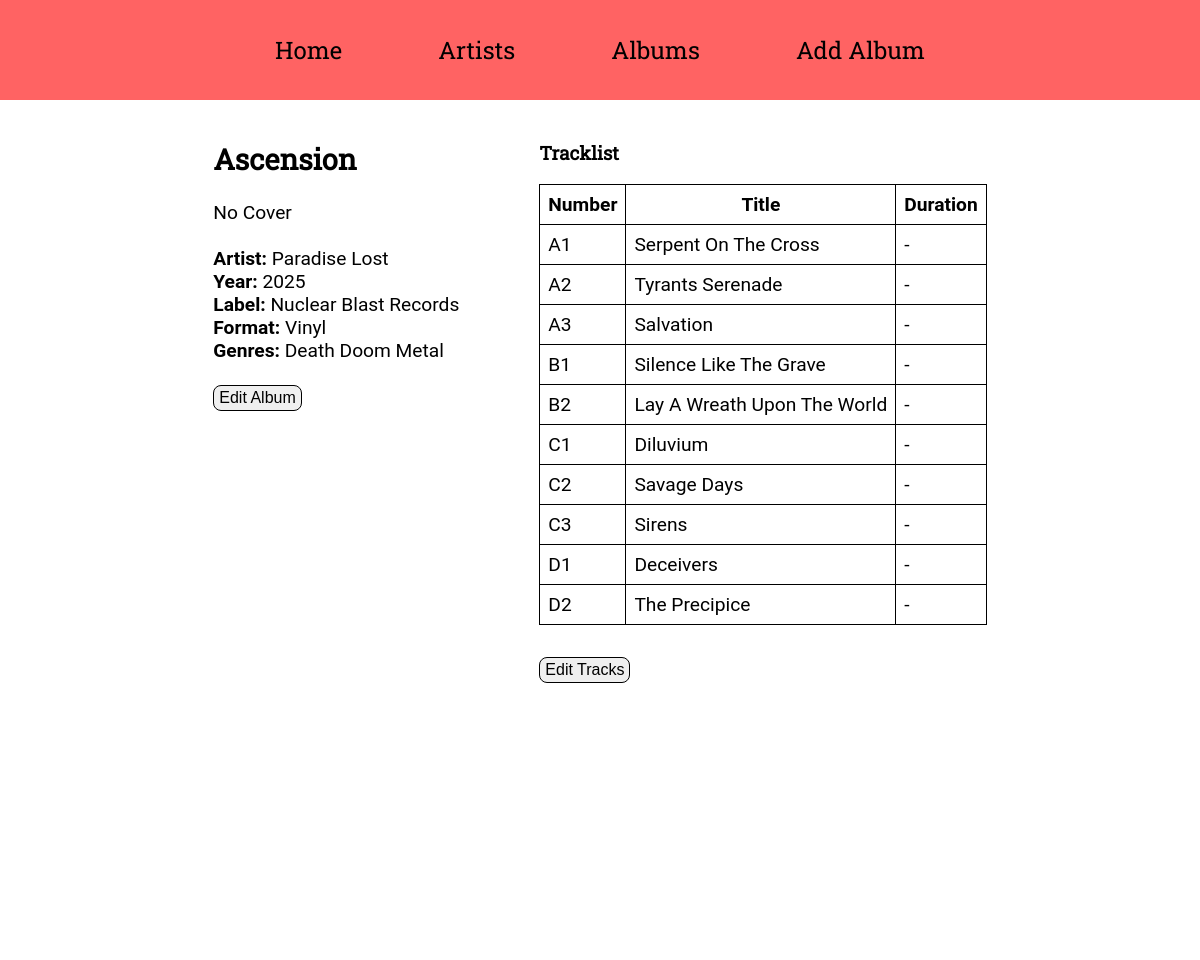
Screenshot of /album_details/2 with the database file from the repository.
### app/models.py (models this page shows)
class Album(db.Model):
    __tablename__ = "album"
    id: so.Mapped[int] = so.mapped_column(primary_key=True)
    discogs_id: so.Mapped[Optional[int]] = so.mapped_column(sa.Integer, unique=True)
    title: so.Mapped[str] = so.mapped_column(sa.String(64), index=True)
    year: so.Mapped[Optional[int]] = so.mapped_column(sa.SmallInteger)
    format: so.Mapped[AlbumFormat] = so.mapped_column(
        sa.Enum(AlbumFormat, name="album_format")
    )
    label: so.Mapped[Optional[str]] = so.mapped_column(sa.String(64))
    cover_path: so.Mapped[Optional[str]] = so.mapped_column(sa.String(128))
    notes: so.Mapped[Optional[str]] = so.mapped_column(sa.String(256))
    artist_id: so.Mapped[int] = so.mapped_column(sa.ForeignKey(Artist.id), index=True)
    artist: so.Mapped["Artist"] = so.relationship(back_populates="albums")
    tracks: so.Mapped[list["Track"]] = so.relationship(
        back_populates="album", cascade="all, delete-orphan"
    )
    genres: so.Mapped[list["Genre"]] = so.relationship(
        secondary=album_genres, back_populates="albums"
    )

class Artist(db.Model):
    __tablename__ = "artist"
    id: so.Mapped[int] = so.mapped_column(primary_key=True)
    name: so.Mapped[str] = so.mapped_column(sa.String(128), index=True, unique=True)
    country: so.Mapped[Optional[str]] = so.mapped_column(sa.String(64))
    year_of_founding: so.Mapped[Optional[int]] = so.mapped_column(
        sa.SmallInteger, index=True
    )
    notes: so.Mapped[Optional[str]] = so.mapped_column(sa.String(256))
    albums: so.Mapped[list["Album"]] = so.relationship(back_populates="artist")

class Genre(db.Model):
    __tablename__ = "genre"
    id: so.Mapped[int] = so.mapped_column(primary_key=True)
    name: so.Mapped[str] = so.mapped_column(sa.String(32), index=True, unique=True)
    albums: so.Mapped[list["Album"]] = so.relationship(
        secondary=album_genres, back_populates="genres"
    )

class Track(db.Model):
    __tablename__ = "track"
    id: so.Mapped[int] = so.mapped_column(primary_key=True)
    title: so.Mapped[str] = so.mapped_column(sa.String(128), index=True)
    track_number: so.Mapped[int] = so.mapped_column(sa.SmallInteger)
    duration_seconds: so.Mapped[int] = so.mapped_column(sa.SmallInteger)
    album_id: so.Mapped[int] = so.mapped_column(sa.ForeignKey(Album.id), index=True)
    album: so.Mapped["Album"] = so.relationship(back_populates="tracks")

### app/main/routes.py (the view)
@bp.route("/album_details/<int:album_id>", methods=["GET"])
def album_details(album_id):
    album = db.session.scalar(sa.Select(Album).where(Album.id == album_id))
    tracks = db.session.scalars(sa.select(Track).where(Track.album_id == album_id))
    if not album:
        flash("Album not found.")
        return redirect(url_for("main.albums"))
    return render_template(
        "album_details.html", title=album.title, tracks=tracks, album=album
    )

### app/templates/album_details.html (shortened to what this page needs)
{% extends "base.html" %}
{% block content %}
<div class="album-details">
    <div class="album-details-cover">
        <h2>{{ album.title }}</h2><br>
        {% if album.cover_path %}
        <img src="{{ url_for('static/images', filename=album.cover_path) }}">
        {% else %}
        No Cover
        {% endif %}
        <br><br>
        <p><b>Artist: </b>{{ album.artist.name }}</p>
        <p><b>Year: </b>{{ album.year }}</p>
        <p><b>Label: </b>{{ album.label or "-" }}</p>
        <p><b>Format: </b>{{ album.format.value.capitalize() }}</p>
        <p>
            <b>Genres: </b>
            {% for genre in album.genres %}
            {{ genre.name }}
            {% endfor %}
        </p>
        <br>
        <p><button type="button"><a href="{{ url_for('main.edit_album', album_id=album.id) }}">Edit Album</a></button>
        </p>
    </div>
    <div class="track-list">
        <h3>Tracklist</h3><br>
        <table>
            <tr>
                <th>Number</th>
                <th>Title</th>
                <th>Duration</th>
            </tr>
            {% for track in tracks %}
            <tr>
                <td>{{ track.track_number }}</td>
                <td>{{ track.title }}</td>
                <td>
                    {% if track.duration_seconds %}
                    {{ track.duration_seconds // 60 }}:{{ "%2d"|format(track.duration_seconds % 60) }}
                    {% else %} -
                    {% endif %}
                </td>
            </tr>
            {% endfor %}
        </table>
        <p><button type="button"><a href="{{ url_for('main.tracks', album_id=album.id) }}">Edit Tracks</a></button></p>
    </div>
</div>
{% endblock %}

### app/static/css/style.css (style rules this page uses)
* { box-sizing: border-box; margin: 0; padding: 0; }
body { min-height: 100vh; font-family: "Roboto"; }
h2 { font-family: "Roboto Slab"; }
h3 { font-family: "Roboto Slab"; }
a { text-decoration: none; color: currentColor; }
table, th, td { border: 1px solid; border-collapse: collapse; padding: 8px; font-size: 1.2rem; margin-bottom: 2rem; }
button { font-size: 1rem; padding: 3px 5px; cursor: pointer; border-radius: 8px; border: 1px solid; }
.album-details { height: 100%; width: 100%; margin-top: 5rem; display: grid; grid-template-columns: auto auto; column-gap: 5rem; justify-content: center; align-items: flex-start; }
.album-details-cover { font-size: 1.2rem; }

### rows the page displays
Album: title "Ascension", year "2025", label "Nuclear Blast Records", format.value "Vinyl"
Artist: artist.name "Paradise Lost"
Genre: name "Death Doom Metal"
Track: track_number "A1", title "Serpent On The Cross"
Track: track_number "A2", title "Tyrants Serenade"
Track: track_number "A3", title "Salvation"
Track: track_number "B1", title "Silence Like The Grave"
Track: track_number "B2", title "Lay A Wreath Upon The World"
Track: track_number "C1", title "Diluvium"
Track: track_number "C2", title "Savage Days"
Track: track_number "C3", title "Sirens"
Track: track_number "D1", title "Deceivers"
Track: track_number "D2", title "The Precipice"
